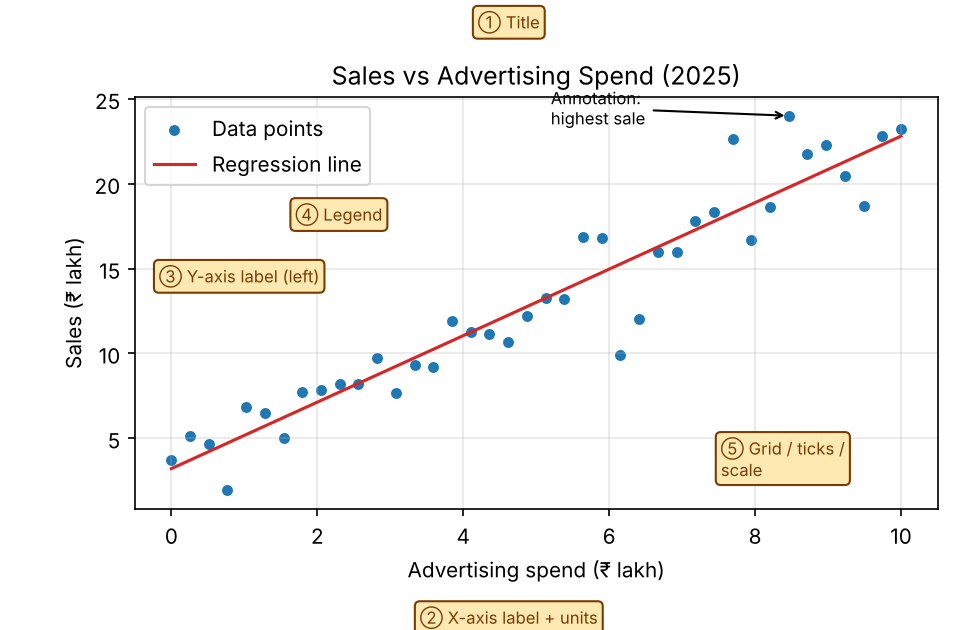

The script that saved this image:
import numpy as np, matplotlib; matplotlib.use("Agg"); import matplotlib.pyplot as plt
rng = np.random.default_rng(1); x = np.linspace(0, 10, 40); y = 2*x + 3 + rng.normal(0, 2, 40)
fig, ax = plt.subplots(figsize=(6.4, 4.2), dpi=150)
ax.scatter(x, y, color="#1F77B4", label="Data points", s=18)
m, c = np.polyfit(x, y, 1); ax.plot(x, m*x+c, color="#D62728", label="Regression line")
ax.set_title("Sales vs Advertising Spend (2025)"); ax.set_xlabel("Advertising spend (₹ lakh)"); ax.set_ylabel("Sales (₹ lakh)")
ax.legend(loc="upper left"); ax.grid(alpha=0.3)
ax.annotate("Annotation:\nhighest sale", xy=(x[np.argmax(y)], y.max()), xytext=(5.2, 23.5), arrowprops=dict(arrowstyle="->"), fontsize=8)
kw = dict(fontsize=8, color="#7A3B00", bbox=dict(boxstyle="round", fc="#FFE9B3", ec="#7A3B00"))
fig.text(0.53, 0.955, "① Title", ha="center", **kw); fig.text(0.53, 0.01, "② X-axis label + units", ha="center", **kw)
ax.text(0.03, 0.55, "③ Y-axis label (left)", transform=ax.transAxes, **kw); ax.text(0.2, 0.7, "④ Legend", transform=ax.transAxes, **kw)
ax.text(0.73, 0.08, "⑤ Grid / ticks /\nscale", transform=ax.transAxes, **kw)
fig.tight_layout(rect=(0.04, 0.04, 1, 0.94)); fig.savefig("u1_complete_plot.png")
